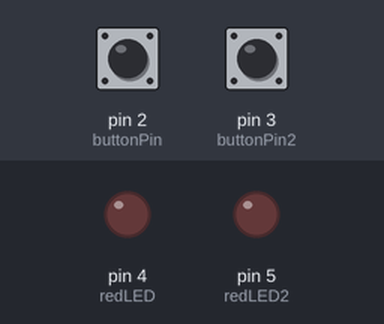
A sketch run on a simulated Arduino Uno, built with avr-gcc and run on an emulated ATmega328P. On the bench: output pins drawn as LEDs (lit = HIGH). Inputs (shaded band) come from the test bench; at power-on: pin 2 (buttonPin) LOW, pin 3 (buttonPin2) LOW.

Above: at 1.2 s.
1.3 s: pin 2 (buttonPin) pulled HIGH for 0.15 s
At 2.3 s:
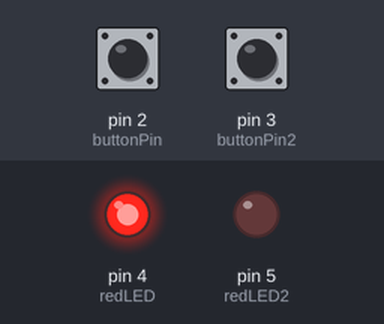
3.0 s: pin 3 (buttonPin2) pulled HIGH for 1 s
At 3.7 s:
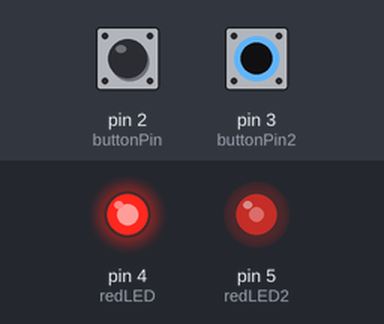
5.5 s: pin 3 (buttonPin2) pulled HIGH for 0.15 s
At 6.7 s:
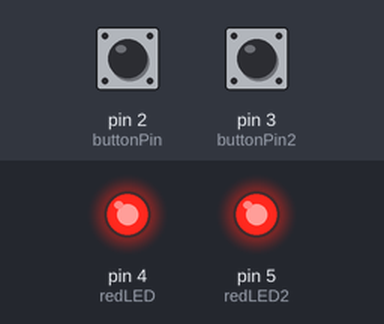
7.2 s: pin 2 (buttonPin) pulled HIGH for 1 s
At 8.0 s:
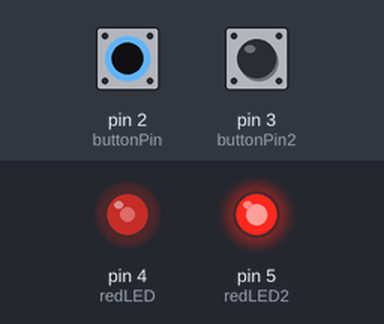
9.7 s: pin 2 (buttonPin) pulled HIGH for 3.2 s
At 13.6 s:
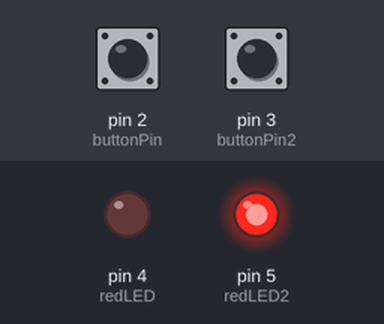
14.4 s: pin 3 (buttonPin2) pulled HIGH for 0.15 s
At 14.5 s:
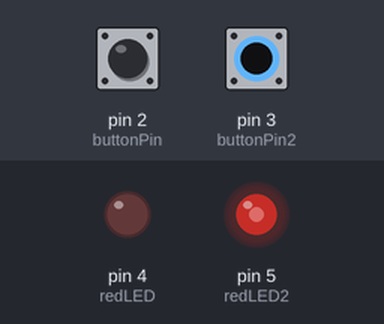
Timing chart, 0 to 17.1 s (numbered marks = the images above; inputs shaded):
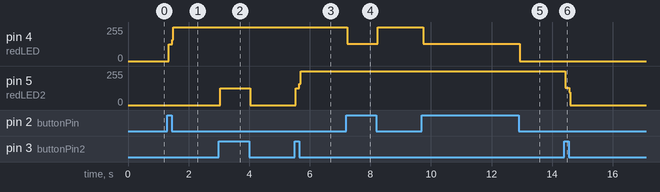

The sketch:

2.ino
```cpp
// TOmas turbek tutorial 2.2
// april 8th

int buttonPin = 2; // set variables for component pins
int redLED = 4;
bool shouldbeon; // declare variable for the button state

int buttonPin2 = 3; // do all the things for the second thing
int redLED2 = 5;
bool shouldbeon2;

void setup()
{
  pinMode(buttonPin, INPUT);
  pinMode(redLED, OUTPUT);
  pinMode(buttonPin2, INPUT);
  pinMode(redLED2, OUTPUT);
}

void loop()
{
  if (digitalRead(buttonPin) == HIGH)
  {
    shouldbeon = !shouldbeon; // if the button is pressed, toggle the bool
  }
  if (shouldbeon)
  { // the bool controlls the desired state of the LED, so adjust is accordingly
    digitalWrite(redLED, HIGH);
  }
  else
  {
    digitalWrite(redLED, LOW);
  }

  if (digitalRead(buttonPin2) == HIGH)
  {
    shouldbeon2 = !shouldbeon2; // if the button is pressed, toggle the bool
  }
  if (shouldbeon2)
  { // the bool controlls the desired state of the LED, so adjust is accordingly
    digitalWrite(redLED2, HIGH);
  }
  else
  {
    digitalWrite(redLED2, LOW);
  }
}
```

Measured:
- after the input at 1.3 s, pin 4 (redLED): 0/255 → 127/255 at once, → 255/255 0.12 s later
- after the input at 3.0 s, pin 5 (redLED2): 0/255 → 127/255 at once, → 0/255 1.0 s later
- after the input at 5.5 s, pin 5 (redLED2): 0/255 → 127/255 at once, → 255/255 0.12 s later
- after the input at 7.2 s, pin 4 (redLED): 255/255 → 128/255 at once, → 255/255 1.0 s later
- after the input at 9.7 s, pin 4 (redLED): 255/255 → 128/255 at once, → 0/255 3.2 s later
- after the input at 14.4 s, pin 5 (redLED2): 255/255 → 128/255 at once, → 0/255 0.12 s later
